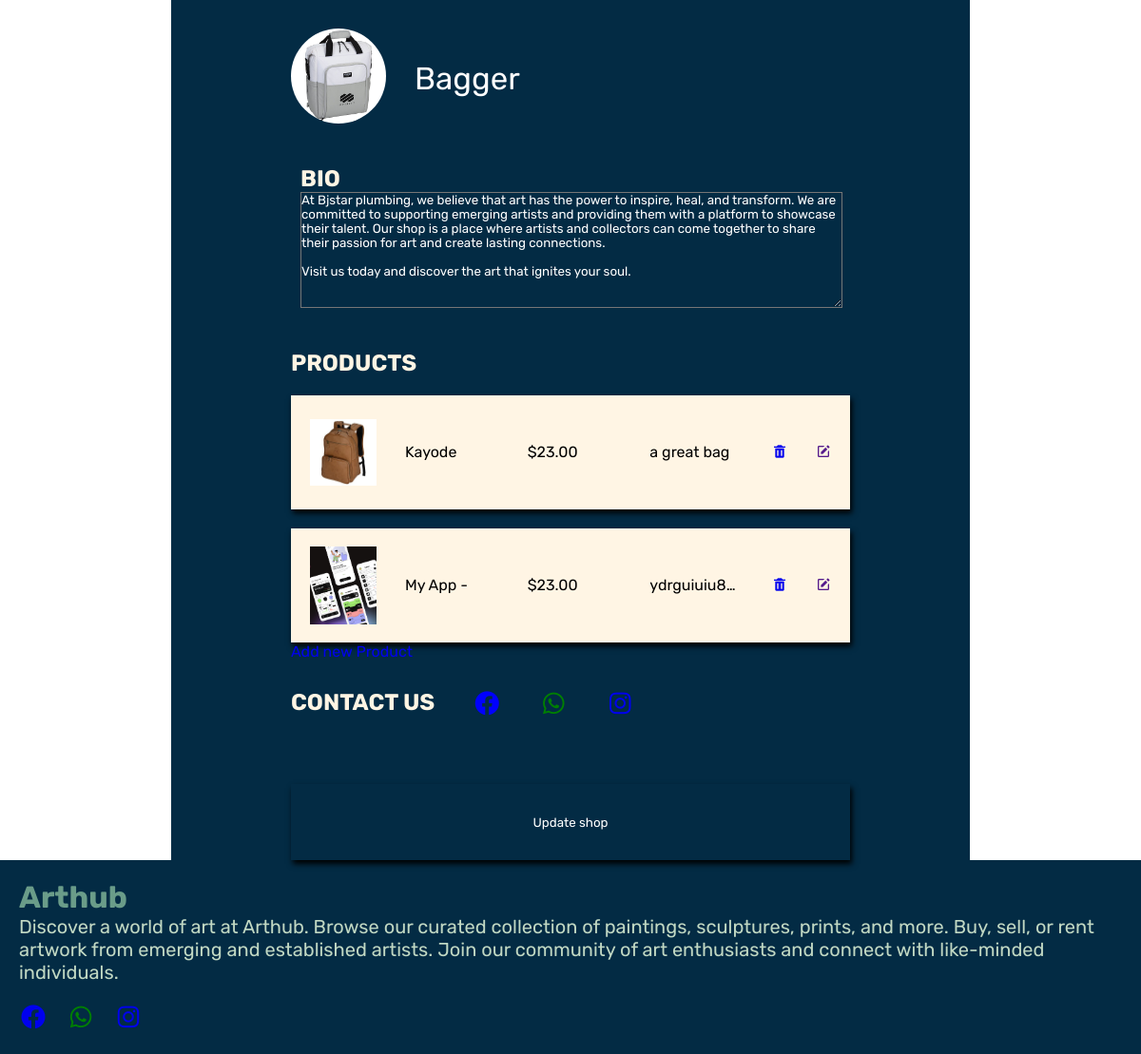
/shop/Bagger (signed in), run on the app's committed database.
### appgallery/models.py (models this page shows, shortened)
class Shop(models.Model):
    uid = models.UUIDField(primary_key=True, default=uuid.uuid4, editable=False)
    shop_logo = models.ImageField(upload_to='logo', default='static\download (8).jpeg')
    name = models.CharField(max_length=255)
    owner = models.ForeignKey(User, on_delete=models.CASCADE)
    facebook_link=models.URLField(max_length=200)
    instagram_link=models.URLField(max_length=200)
    whatsapp_link=models.URLField(max_length=200)
    shop_bio= models.TextField()

class ArtItems(models.Model):
    uid = models.UUIDField(primary_key=True, default=uuid.uuid4, editable=False)
    name = models.CharField(max_length=255)
    description = models.TextField()
    price = models.DecimalField(max_digits=10, decimal_places=2)
    owner = models.ForeignKey(Shop, on_delete=models.CASCADE)
    category = models.ForeignKey(Category, on_delete=models.CASCADE)
    image = models.ImageField(upload_to='art_images')
    created_at = models.DateTimeField(auto_now_add=True)
    updated_at = models.DateTimeField(auto_now=True)

### appgallery/views.py (the view)
# urls.py: path('shop/<name>', views.shop, name='shop'),
def shop(request, name):
    if request.user.is_authenticated:
     try:
      shops = Shop.objects.get(name=name)
      artitems = ArtItems.objects.filter(owner= shops)
      if shops.owner != request.user:
         return redirect ('createshop')
      else:
       return render(request,'shop.html', context={'shops': shops, 'artitems':artitems})
     except shops.DoesNotExist():
         return redirect ('profile')
    else:
        return redirect('/')

### templates/shop.html (shortened to what this page needs)
{% extends 'base.html' %}
{% load static %}
  {% if shops %}
    {% block head %}
    <link rel="stylesheet" href="{% static 'css/shop.css' %}">
    {% endblock %}
    {% block body %}
    <div class="container">
      <form action="" method="post" enctype="multipart/form-data">
        <section>
            <div class="flex">
                <div class="image" style="display: flex; flex-direction: column;">
                    <label for="ima">
                        <img src="{{shops.shop_logo.url}}" alt="" class="logo">
                    </label>
                 </div>
               <input type="text" value="{{shops.name}}" name="shopna">
            </div>
            <div class="flexer">
                <h1>bio</h1>
                <textarea name="shopdescr">{{shops.shop_bio}}</textarea>
            </div>
        </section>
         <section>
            <h1>products</h1>
            {% for art in artitems %}
            <div class="product">
                    <img src="{{art.image.url}}" alt="">
                    <p>{{art.name}}</p>
                    <p>${{art.price}}</p>
                    <p>{{art.description}}</p>
                   <a href="/deleteproduct/{{art.pk}}"><i class='bx bxs-trash'></i></a>
                   <a href=""><i class='bx bxs-edit'></i></a>
            </div>
            {% endfor %}
            <a href="{% url 'createproduct' %}" style="height: 60px; background: transparent; width: 100%;">Add new Product</a>
         </section>
        <section class="social">
            <h1>contact us</h1>
            <p><a href="{{shops.facebook_link}}"><i class='bx bxl-facebook-circle' style=" color: blue;"></i></a></p>
            <p><a href="{{shops.whatsapp_link}}"><i class='bx bxl-whatsapp' style='color: green;'></i></a></p>
            <p><a href="{{shops.instagram_link}}"><i class='bx bxl-instagram'></i></a></p>
        </section>
        <button formaction="{% url 'update_shop' %}">Update shop</button>
    </form>
    </div>
    {% endblock %}
    {% endif %}

### static/css/base.css (style rules this page uses)
* { padding: 0; margin: 0; font-family: "Rubik", sans-serif; list-style: none; text-decoration: none; }

### static/css/shop.css (style rules this page uses)
:root { --primary: #FFF5E4; --secondary: #CD5C08; --tertiary1: #C1D8C3; --tertiary2: #6A9C89; --random: #000; }
.container { display: flex; flex-direction: column; width: 70%; min-height: 60vh; background: #032B44; margin-left: 15%; }
input { background: transparent; border: 0; font-size: 33px; color: white; }
textarea { width: 100%; min-height: 120px; resize: vertical; background: transparent; color: white; }
.container .logo { width: 100px; height: 100px; border-radius: 50%; }
.flex { display: flex; align-items: center; gap: 30px; }
section, .flexer { min-height: 10vh; margin-top: 30px; }
section h1 { color: var(--primary); text-transform: uppercase; }
.flexer { padding: 10px; }
.product { height: 10vh; display: flex ; background: var(--primary); box-shadow: 2px 4px 6px black; padding: 20px; margin-top: 20px; align-items: center; gap: 30px; }
button { width: 100%; border: 0; text-align: center; height: 10vh; margin-top: 20px; box-shadow: 2px 4px 6px black; background: #032B44; color: white; cursor: pointer; }
.product p { width: 300px; text-overflow: ellipsis; height: 20px; overflow: hidden; }
.container .product img { width: 70px; }
.social { display: flex; gap: 40px; }
.social i { font-size: 30px; }

### data on the page
Shop: shop_logo (picture), shopna "Bagger", shopdescr "At Bjstar plumbing, we believe that art has the power to inspire, heal, and transform. We are committed to supporting emerging artists and providing them with a platform to showcase their talent. Our shop is a place where artists and collectors can come together to share their passion for art and create lasting connections. Visit us today and discover the art that ignites your soul."
ArtItems: image (picture), name "Kayode", price "23.00", description "a great bag"
ArtItems: image (picture), name "My App -…", price "23.00", description "ydrguiuiu8…"
